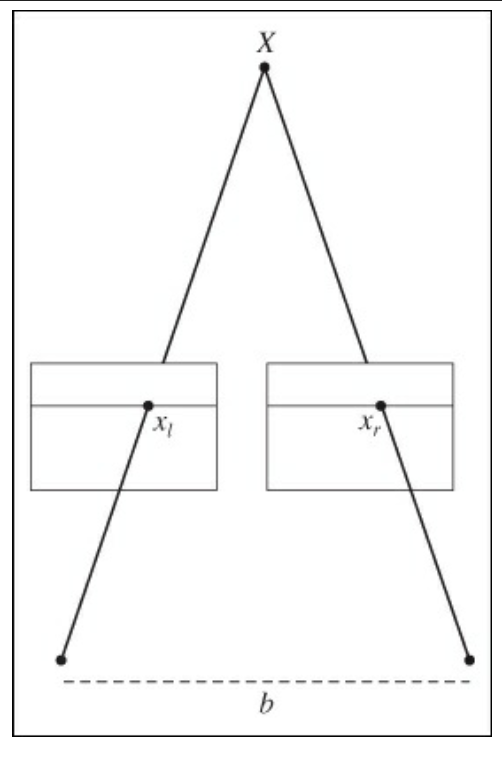
#> input picture statics/ch05-rectified-stereo-image-setup.png, 502 x 760 px
$ python -i harris.py   (imports and definitions only)
#> lines starting #> are read from the running program, lines starting #| are printed output that depends on the picture
from PIL import Image
from numpy import *
from pylab import *

from scipy.ndimage import filters


def compute_harris_response(im, sigma=3):
    '''在一幅灰度图像中，对每个像素计算 Harris 角点检测器响应函数 '''

    # 计算导数
    imx = zeros(im.shape)
    filters.gaussian_filter(im, (sigma, sigma), (0,1), imx)
    imy = zeros(im.shape)
    filters.gaussian_filter(im, (sigma, sigma), (1,0), imy)

    # 计算 Harris 矩阵的分量
    Wxx = filters.gaussian_filter(imx*imx, sigma)
    Wxy = filters.gaussian_filter(imx*imy, sigma)
    Wyy = filters.gaussian_filter(imy*imy, sigma)

    # 计算特征值和迹
    Wdet = Wxx*Wyy - Wyy**2
    Wtrace = Wxx + Wyy

    return Wdet / pow(Wtrace, 2) # TODO 书中代码没有平方


# [117 lines left out: functions get_harris_points, plot_harris_points, get_descriptors, match, match_twosides, append_images and 1 more, not called in this run]

>>> import cv2
>>> picture = cv2.imread('../statics/ch05-rectified-stereo-image-setup.png', cv2.IMREAD_GRAYSCALE)
#> picture: shape (760, 502); min 0, max 255, mean 247.7
>>> result = compute_harris_response(picture)
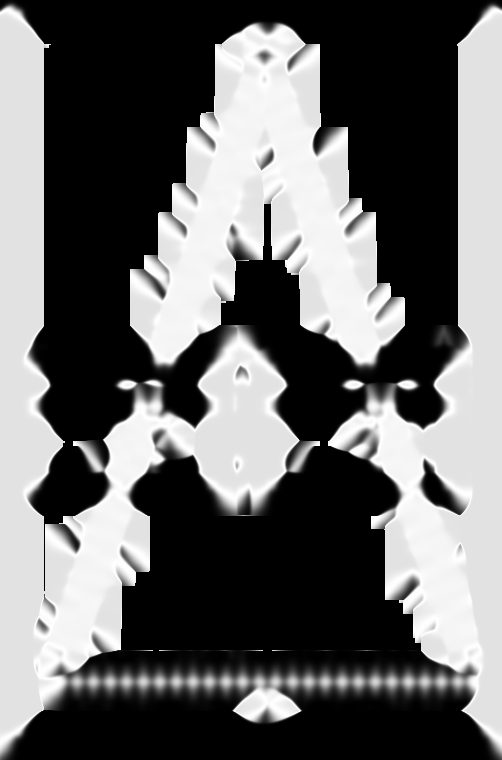
#> result: shape (760, 502) float64; 27.57% of the values are NaN or infinite; the others: min -1, max 0.125, mean -0.366; drawn with min black, max white, NaN and infinite black

$ run again, on statics/ch05-epipolar-geometry.png
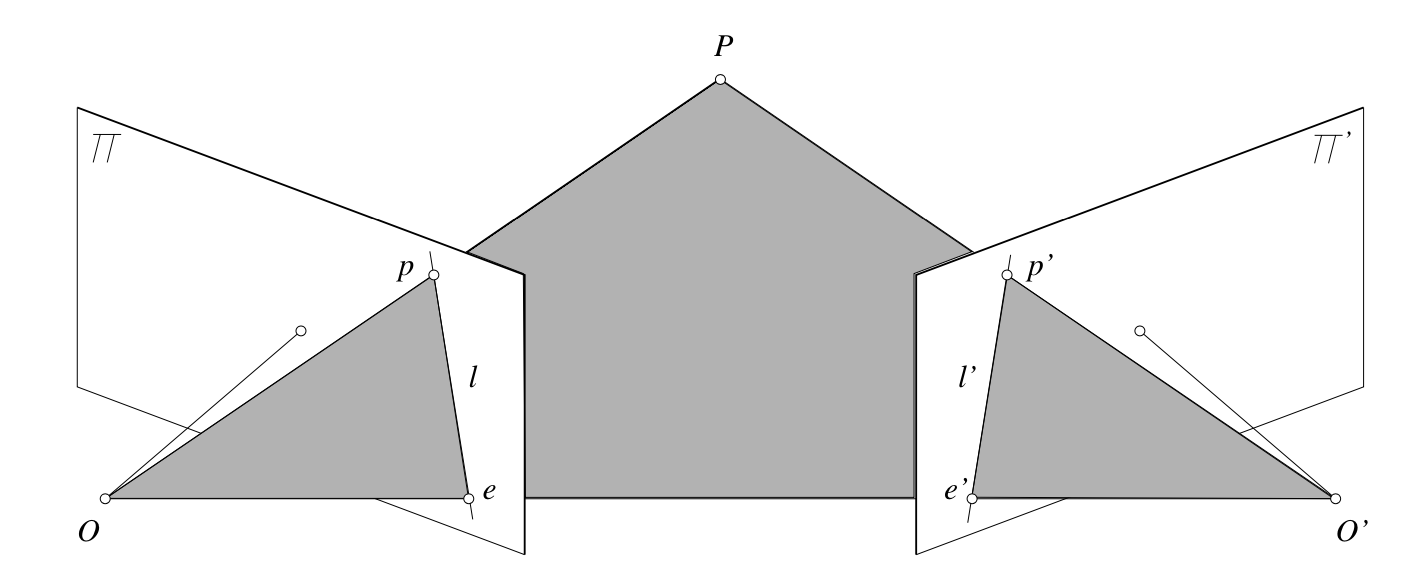
#> input picture statics/ch05-epipolar-geometry.png, 1428 x 574 px
#> picture is the input picture: shape (574, 1428); min 0, max 255, mean 231
#> `result = compute_harris_response(picture)`:
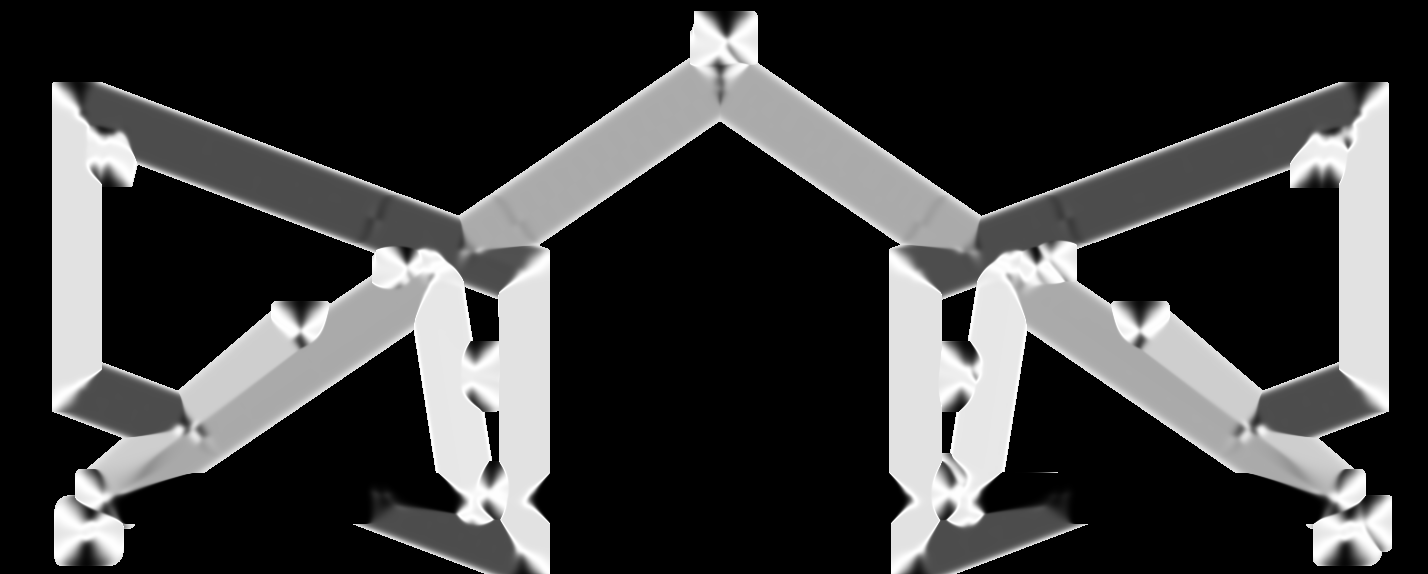
#> result: shape (574, 1428) float64; 59.9% of the values are NaN or infinite; the others: min -1, max 0.125, mean -0.355; drawn with min black, max white, NaN and infinite black
